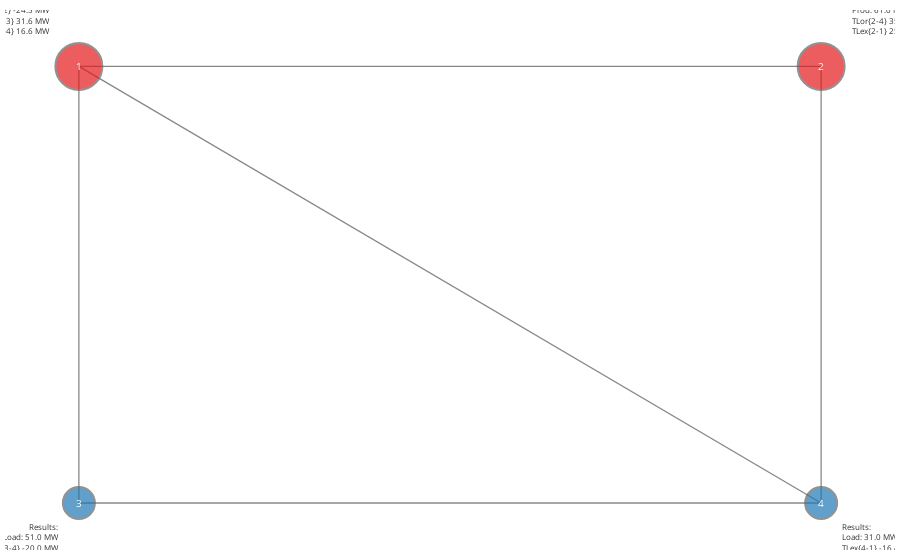

The cell this chart's notebook holds for it:
### Code cell
# Run the game.
n_iter = 2
action_do_nothing = applied_action.as_array()

# Run the environment.
env, obs = sim(action_do_nothing)

# Get the grid.
grid_do_nothing = reconstruct_grid(env, obs, action_do_nothing, layout, label_pos, replace_dic=True)
iplot(grid_do_nothing)

# grid_do_nothing['layout'].update(dict(height=450, width=600, showlegend=False, title='Electrical Grid',
#                                   xaxis=dict(range=[-30,30],
#                                              showgrid=False,zeroline=False,showline=False,showticklabels=False),
#                                   yaxis=dict(range=[-30,30],
#                                              showgrid=False,zeroline=False,showline=False,showticklabels=False)))

### Figure 1 — Plotly figure (JSON) as saved in the notebook; plotly's stock layout.template omitted (floating-point values rounded to 4 significant figures)
{"data": [{"hoverinfo": "text", "line": {"color": "#888", "width": 1.3}, "mode": "lines", "type": "scatter", "x": [-10, 10, null, -10, -10, null, -10, 10, null, 10, 10, null, -10, 10, null], "y": [10, 10, null, 10, -10, null, 10, -10, null, 10, -10, null, -10, -10, null]}, {"hoverinfo": "text", "marker": {"color": ["rgb(227,26,28)", "rgb(227,26,28)", "rgb(31,120,180)", "rgb(31,120,180)"], "line": {"color": "rgb(100,100,100)", "width": 2}, "size": [47, 47, 32, 32]}, "mode": "markers+text", "text": ["Results:<br>Prod: 23.7 MW<br>TLor{1-2} -24.5 MW<br>TLor{1-3} 31.6 MW<br>TLor{1-4} 16.6 MW", "Results:<br>Prod: 61.0 MW<br>TLor{2-4} 35.6 MW<br>TLex{2-1} 25.4 MW", "Results:<br>Load: 51.0 MW<br>TLor{3-4} -20.0 MW<br>TLex{3-1} -31.0 MW", "Results:<br>Load: 31.0 MW<br>TLex{4-1} -16.4 MW<br>TLex{4-2} -34.8 MW<br>TLex{4-3} 20.3 MW"], "textfont": {"color": "rgb(50,50,50)", "size": 8}, "textposition": ["top left", "top right", "bottom left", "bottom right"], "type": "scatter", "x": [-10, 10, -10, 10], "y": [10, 10, -10, -10]}], "layout": {"annotations": [{"font": {"color": "rgb(255,255,255)", "size": 10}, "showarrow": false, "text": "1", "x": -10, "xref": "x1", "y": 10, "yref": "y1"}, {"font": {"color": "rgb(255,255,255)", "size": 10}, "showarrow": false, "text": "2", "x": 10, "xref": "x1", "y": 10, "yref": "y1"}, {"font": {"color": "rgb(255,255,255)", "size": 10}, "showarrow": false, "text": "3", "x": -10, "xref": "x1", "y": -10, "yref": "y1"}, {"font": {"color": "rgb(255,255,255)", "size": 10}, "showarrow": false, "text": "4", "x": 10, "xref": "x1", "y": -10, "yref": "y1"}], "margin": {"b": 10, "l": 5, "r": 5, "t": 10}, "showlegend": false, "xaxis": {"showgrid": false, "showticklabels": false, "zeroline": false}, "yaxis": {"showgrid": false, "showticklabels": false, "zeroline": false}}}
